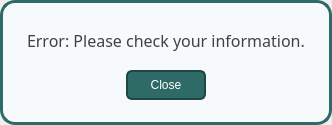
<?xml version="1.0" encoding="UTF-8"?>
<ui version="4.0">
 <class>popup_error</class>
 <widget class="QDialog" name="popup_error">
  <property name="geometry">
   <rect>
    <x>0</x>
    <y>0</y>
    <width>287</width>
    <height>125</height>
   </rect>
  </property>
  <property name="windowTitle">
   <string>Dialog</string>
  </property>
  <layout class="QVBoxLayout" name="verticalLayout">
   <property name="leftMargin">
    <number>0</number>
   </property>
   <property name="topMargin">
    <number>0</number>
   </property>
   <property name="rightMargin">
    <number>0</number>
   </property>
   <property name="bottomMargin">
    <number>0</number>
   </property>
   <item>
    <widget class="QWidget" name="widget" native="true">
     <property name="styleSheet">
      <string notr="true">#widget {
	border: 3px solid #2E6B66;
	background: #F7FAFC;
	border-radius: 15px;
}</string>
     </property>
     <layout class="QVBoxLayout" name="verticalLayout_2">
      <property name="spacing">
       <number>2</number>
      </property>
      <property name="leftMargin">
       <number>18</number>
      </property>
      <property name="topMargin">
       <number>18</number>
      </property>
      <property name="rightMargin">
       <number>18</number>
      </property>
      <property name="bottomMargin">
       <number>18</number>
      </property>
      <item>
       <widget class="QWidget" name="widget_2" native="true">
        <layout class="QHBoxLayout" name="horizontalLayout">
         <property name="topMargin">
          <number>0</number>
         </property>
         <property name="bottomMargin">
          <number>0</number>
         </property>
         <item alignment="Qt::AlignmentFlag::AlignHCenter">
          <widget class="QLabel" name="label">
           <property name="font">
            <font>
             <family>Slate</family>
             <pointsize>12</pointsize>
            </font>
           </property>
           <property name="styleSheet">
            <string notr="true">color: rgb(65, 65, 65);</string>
           </property>
           <property name="text">
            <string>Error: Please check your information.</string>
           </property>
          </widget>
         </item>
        </layout>
       </widget>
      </item>
      <item>
       <widget class="QWidget" name="widget_3" native="true">
        <layout class="QHBoxLayout" name="horizontalLayout_2">
         <property name="topMargin">
          <number>0</number>
         </property>
         <property name="bottomMargin">
          <number>0</number>
         </property>
         <item alignment="Qt::AlignmentFlag::AlignHCenter|Qt::AlignmentFlag::AlignVCenter">
          <widget class="QPushButton" name="close_button">
           <property name="minimumSize">
            <size>
             <width>80</width>
             <height>30</height>
            </size>
           </property>
           <property name="styleSheet">
            <string notr="true">#close_button {
	border-radius: 6px;
	color: white;
	border: 2px solid #1F4744;
	padding: 5px;
	background: #2E6B66;
}

#close_button:hover {
	border-radius: 6px;
	color: white;
	border: 2px solid #1F4744;
	padding: 5px;
	background: #265955;

}
#close_button:pressed {
	background: #1F4744;
	color: white;
	border: 2px solid #1F4744;
}</string>
           </property>
           <property name="text">
            <string>Close</string>
           </property>
          </widget>
         </item>
        </layout>
       </widget>
      </item>
     </layout>
    </widget>
   </item>
  </layout>
 </widget>
 <resources/>
 <connections/>
</ui>
